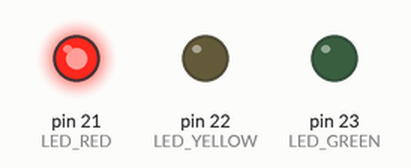
Simulated run of this sketch. Board: Arduino Mega 2560, built with avr-gcc and run on an emulated ATmega2560. Shown: output pins drawn as LEDs (lit = HIGH).

Above: at 0.7 s.
At 2.4 s:
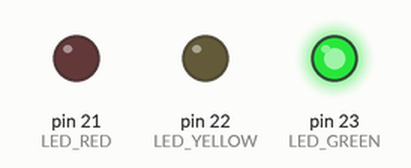
At 4.65 s:
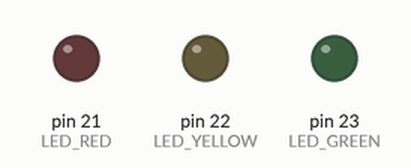
At 6.7 s:
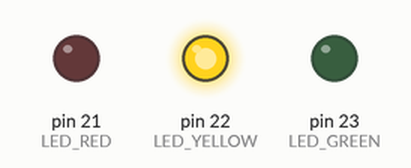
Timing chart, 0 to 9.8 s (numbered marks = the images above):
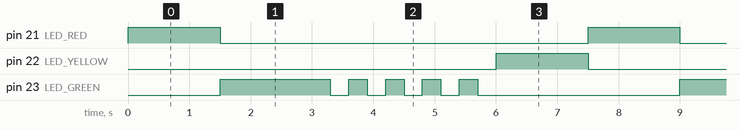

Measured:
- by itself, pin 21 (LED_RED), pin 22 (LED_YELLOW): alternates HIGH for 1.5 s and LOW for 6.0 s
- by itself, pin 23 (LED_GREEN): repeats every 7.5 s: 4 × (LOW 0.30 s, HIGH 0.30 s), LOW 3.3 s, HIGH 1.8 s
- by itself, everything shown: repeats every 7.5 s, in 13 steps

The sketch:

semaforo.ino
```cpp
#define LED_GREEN 23
#define LED_YELLOW 22
#define LED_RED 21
#define PARPADEO 5

void setup() {
  pinMode(LED_GREEN, OUTPUT);
  pinMode(LED_YELLOW, OUTPUT);
  pinMode(LED_RED, OUTPUT);
}

void loop(){
  //Rojo
  digitalWrite(LED_RED, HIGH);
  delay(1500);
  digitalWrite(LED_RED, LOW);

   //Verde
  digitalWrite(LED_GREEN, HIGH);
  delay(1500);
  //Parpadea n veces
  for(int i = 0; i < PARPADEO; i++) {
    delay(300);
    digitalWrite(LED_GREEN, LOW);
    delay(300);
    digitalWrite(LED_GREEN, HIGH);
  }
   digitalWrite(LED_GREEN, LOW);

  //Amarillo
  digitalWrite(LED_YELLOW, HIGH);
  delay(1500);
  digitalWrite(LED_YELLOW, LOW);


}
```
